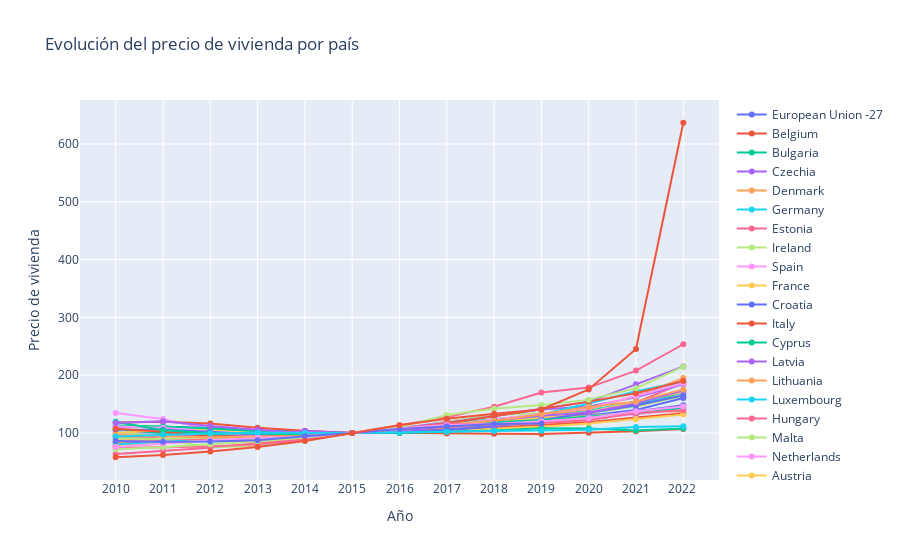

Notebook code for this chart:
### Markdown cell above
En el gráfico de barras que muestra la diferencia de precios entre 2022 y 2010 por país, podemos observar la evolución y disminución de los precios en Europa durante ese período.

Al analizar el gráfico, podemos destacar los siguientes puntos:

Algunos países presentan un aumento significativo en los precios, lo que indica un crecimiento económico en esos lugares. Estos países pueden representar oportunidades de inversión o mercados en expansión.

Por otro lado, algunos países muestran una disminución en los precios, lo que podría indicar una contracción económica o desafíos económicos internos. Estos países pueden requerir un análisis más profundo para comprender las razones detrás de la disminución de los precios.

También podemos identificar países que muestran una estabilidad en los precios, con una diferencia cercana a cero. Estos países pueden tener una economía más estable o una inflación controlada.

En general, el gráfico nos brinda una perspectiva visual de cómo han fluctuado los precios en los diferentes países de Europa entre 2022 y 2010. Esta información puede ser útil para identificar patrones económicos, tendencias de mercado y posibles oportunidades de inversión en la región.

Recuerda que este resumen es general y se basa en la interpretación visual del gráfico de barras. Para un análisis más detallado y preciso, puede ser necesario considerar otros factores y realizar un estudio más exhaustivo de los datos económicos y financieros.

### Code cell
import plotly.graph_objects as go
import plotly.offline as offline

# Crear una lista de trazos para almacenar las líneas de cada país
trazos = []

# Iterar sobre cada fila del DataFrame
for index, row in europa.iterrows():
    pais = index
    precio = row.astype(float)
    trazo = go.Scatter(x=europa.columns, y=precio, name=pais)
    trazos.append(trazo)

# Crear la figura y agregar los trazos
fig = go.Figure(data=trazos)

# Establecer los títulos de los ejes
fig.update_layout(title='Evolución del precio de vivienda por país', xaxis_title='Año', yaxis_title='Precio de vivienda')

# Mostrar la gráfica
fig.show()
fig.write_html("año_paisEU.png")

### Figure 1 — Plotly figure (JSON) as saved in the notebook; plotly's stock layout.template omitted (floating-point values rounded to 4 significant figures)
{"data": [{"name": "European Union -27", "type": "scatter", "x": ["2010", "2011", "2012", "2013", "2014", "2015", "2016", "2017", "2018", "2019", "2020", "2021", "2022 "], "y": [100.6, 101.2, 99.01, 97.22, 97.84, 100, 104.3, 109.2, 114.7, 120.2, 126.9, 137.5, 148.1]}, {"name": "Belgium", "type": "scatter", "x": ["2010", "2011", "2012", "2013", "2014", "2015", "2016", "2017", "2018", "2019", "2020", "2021", "2022 "], "y": [91.92, 95.61, 97.75, 98.9, 98.35, 100, 102.6, 106.4, 109.4, 113.8, 118.6, 127.1, 134.2]}, {"name": "Bulgaria", "type": "scatter", "x": ["2010", "2011", "2012", "2013", "2014", "2015", "2016", "2017", "2018", "2019", "2020", "2021", "2022 "], "y": [105.8, 99.98, 98.07, 95.92, 97.29, 100, 107.0, 116.3, 124.0, 131.4, 137.4, 149.3, 169.9]}, {"name": "Czechia", "type": "scatter", "x": ["2010", "2011", "2012", "2013", "2014", "2015", "2016", "2017", "2018", "2019", "2020", "2021", "2022 "], "y": [95.2, 95.3, 93.9, 93.9, 96.2, 100, 107.2, 119.7, 130, 141.9, 153.9, 184.2, 215.3]}, {"name": "Denmark", "type": "scatter", "x": ["2010", "2011", "2012", "2013", "2014", "2015", "2016", "2017", "2018", "2019", "2020", "2021", "2022 "], "y": [90.66, 89.12, 86.71, 90.09, 93.49, 100, 105.2, 110, 114.8, 117.5, 123.5, 138.0, 137.3]}, {"name": "Germany", "type": "scatter", "x": ["2010", "2011", "2012", "2013", "2014", "2015", "2016", "2017", "2018", "2019", "2020", "2021", "2022 "], "y": [83.9, 86.8, 89.8, 92.6, 95.5, 100, 107.5, 114.1, 121.7, 128.7, 138.7, 154.7, 162.9]}, {"name": "Estonia", "type": "scatter", "x": ["2010", "2011", "2012", "2013", "2014", "2015", "2016", "2017", "2018", "2019", "2020", "2021", "2022 "], "y": [63.9, 69.32, 74.37, 82.29, 93.58, 100, 104.8, 110.5, 117.1, 125.3, 132.8, 152.8, 186.8]}, {"name": "Ireland", "type": "scatter", "x": ["2010", "2011", "2012", "2013", "2014", "2015", "2016", "2017", "2018", "2019", "2020", "2021", "2022 "], "y": [106.0, 87.86, 76.04, 76.99, 89.72, 100, 107.5, 119.1, 131.3, 134.4, 134.8, 146.0, 164.0]}, {"name": "Spain", "type": "scatter", "x": ["2010", "2011", "2012", "2013", "2014", "2015", "2016", "2017", "2018", "2019", "2020", "2021", "2022 "], "y": [134.6, 124.3, 105.9, 96.24, 96.54, 100, 104.6, 111.1, 118.6, 124.7, 127.5, 132.2, 142.0]}, {"name": "France", "type": "scatter", "x": ["2010", "2011", "2012", "2013", "2014", "2015", "2016", "2017", "2018", "2019", "2020", "2021", "2022 "], "y": [99.74, 105.5, 104.9, 102.9, 101.4, 100, 101.0, 104.2, 107.3, 110.9, 116.6, 124.0, 131.9]}, {"name": "Croatia", "type": "scatter", "x": ["2010", "2011", "2012", "2013", "2014", "2015", "2016", "2017", "2018", "2019", "2020", "2021", "2022 "], "y": [110.5, 110.7, 108.9, 104.6, 103.0, 100, 100.9, 104.8, 111.1, 121.1, 130.4, 139.9, 160.7]}, {"name": "Italy", "type": "scatter", "x": ["2010", "2011", "2012", "2013", "2014", "2015", "2016", "2017", "2018", "2019", "2020", "2021", "2022 "], "y": [118.1, 119.7, 116.7, 109.1, 104, 100, 100.3, 99.2, 98.6, 98.5, 100.4, 103, 106.9]}, {"name": "Cyprus", "type": "scatter", "x": ["2010", "2011", "2012", "2013", "2014", "2015", "2016", "2017", "2018", "2019", "2020", "2021", "2022 "], "y": [112.9, 111.1, 107.7, 103.3, 101.5, 100, 100.3, 102.5, 104.3, 108.2, 108.0, 104.3, 107.7]}, {"name": "Latvia", "type": "scatter", "x": ["2010", "2011", "2012", "2013", "2014", "2015", "2016", "2017", "2018", "2019", "2020", "2021", "2022 "], "y": [80.35, 88.73, 91.36, 97.62, 103.5, 100, 108.5, 118.0, 129.3, 140.9, 145.8, 161.7, 184.2]}, {"name": "Lithuania", "type": "scatter", "x": ["2010", "2011", "2012", "2013", "2014", "2015", "2016", "2017", "2018", "2019", "2020", "2021", "2022 "], "y": [84.2, 89.77, 89.56, 90.65, 96.47, 100, 105.4, 114.8, 123.2, 131.6, 141.2, 163.8, 195.1]}, {"name": "Luxembourg", "type": "scatter", "x": ["2010", "2011", "2012", "2013", "2014", "2015", "2016", "2017", "2018", "2019", "2020", "2021", "2022 "], "y": [80.14, 83.09, 86.58, 90.89, 94.88, 100, 106.0, 112.0, 119.9, 132.0, 151.1, 172.2, 188.6]}, {"name": "Hungary", "type": "scatter", "x": ["2010", "2011", "2012", "2013", "2014", "2015", "2016", "2017", "2018", "2019", "2020", "2021", "2022 "], "y": [93.66, 90.45, 87.1, 84.87, 88.43, 100, 113.4, 127.2, 145.5, 170.2, 178.6, 208.0, 253.6]}, {"name": "Malta", "type": "scatter", "x": ["2010", "2011", "2012", "2013", "2014", "2015", "2016", "2017", "2018", "2019", "2020", "2021", "2022 "], "y": [91.04, 89.8, 92.54, 92.16, 94.51, 100, 105.5, 111.0, 117.5, 124.7, 128.9, 135.4, 144.4]}, {"name": "Netherlands", "type": "scatter", "x": ["2010", "2011", "2012", "2013", "2014", "2015", "2016", "2017", "2018", "2019", "2020", "2021", "2022 "], "y": [111.4, 109.2, 101.9, 95.75, 96.53, 100, 105.0, 112.9, 123.6, 132.6, 142.8, 164.2, 186.3]}, {"name": "Austria", "type": "scatter", "x": ["2010", "2011", "2012", "2013", "2014", "2015", "2016", "2017", "2018", "2019", "2020", "2021", "2022 "], "y": [76.8, 81.6, 87.57, 92.1, 95.33, 100, 108.5, 114.3, 119.6, 126.6, 136.3, 153.3, 171.1]}, {"name": "Poland", "type": "scatter", "x": ["2010", "2011", "2012", "2013", "2014", "2015", "2016", "2017", "2018", "2019", "2020", "2021", "2022 "], "y": [105.6, 105.7, 102.0, 97.54, 98.5, 100, 101.9, 105.8, 112.7, 122.5, 135.4, 147.8, 165.2]}, {"name": "Portugal", "type": "scatter", "x": ["2010", "2011", "2012", "2013", "2014", "2015", "2016", "2017", "2018", "2019", "2020", "2021", "2022 "], "y": [107.4, 102.1, 94.87, 93.09, 97.04, 100, 107.1, 117.0, 129.0, 141.9, 154.3, 168.8, 190.2]}, {"name": "Romania", "type": "scatter", "x": ["2010", "2011", "2012", "2013", "2014", "2015", "2016", "2017", "2018", "2019", "2020", "2021", "2022 "], "y": [119.5, 104.8, 99.51, 99.26, 97.22, 100, 106.0, 112.4, 118.6, 122.7, 128.4, 134.1, 143.7]}, {"name": "Slovenia", "type": "scatter", "x": ["2010", "2011", "2012", "2013", "2014", "2015", "2016", "2017", "2018", "2019", "2020", "2021", "2022 "], "y": [117.2, 120.4, 112.1, 106.2, 99.2, 100, 103.2, 111.8, 121.5, 129.7, 135.7, 151.3, 173.6]}, {"name": "Slovakia", "type": "scatter", "x": ["2010", "2011", "2012", "2013", "2014", "2015", "2016", "2017", "2018", "2019", "2020", "2021", "2022 "], "y": [96.78, 95.33, 92.75, 93.59, 94.91, 100, 106.7, 113.0, 121.3, 132.4, 145.1, 154.3, 175.5]}, {"name": "Finland", "type": "scatter", "x": ["2010", "2011", "2012", "2013", "2014", "2015", "2016", "2017", "2018", "2019", "2020", "2021", "2022 "], "y": [93.88, 96.87, 99.21, 100.3, 100, 100, 101.3, 102.4, 103.3, 103.8, 105.6, 110.5, 111.8]}, {"name": "Sweden", "type": "scatter", "x": ["2010", "2011", "2012", "2013", "2014", "2015", "2016", "2017", "2018", "2019", "2020", "2021", "2022 "], "y": [73.97, 75.87, 76.83, 80.79, 88.4, 100, 108.2, 115.4, 114.3, 117.2, 122.1, 134.5, 139.2]}, {"name": "Iceland", "type": "scatter", "x": ["2010", "2011", "2012", "2013", "2014", "2015", "2016", "2017", "2018", "2019", "2020", "2021", "2022 "], "y": [72.02, 75.36, 80.57, 85.21, 92.39, 100, 109.8, 131.2, 142.0, 148.3, 157.8, 177.6, 214.8]}, {"name": "Norway", "type": "scatter", "x": ["2010", "2011", "2012", "2013", "2014", "2015", "2016", "2017", "2018", "2019", "2020", "2021", "2022 "], "y": [75.77, 81.95, 87.48, 91.24, 93.74, 100, 107.9, 113.8, 115.5, 120.2, 126.1, 137.7, 145.7]}, {"name": "Switzerland", "type": "scatter", "x": ["2010", "2011", "2012", "2013", "2014", "2015", "2016", "2017", "2018", "2019", "2020", "2021", "2022 "], "y": [null, null, null, null, null, null, null, null, null, null, null, null, null]}, {"name": "United Kingdom", "type": "scatter", "x": ["2010", "2011", "2012", "2013", "2014", "2015", "2016", "2017", "2018", "2019", "2020", "2021", "2022 "], "y": [86.15, 84.88, 85.2, 87.39, 94.4, 100, 107.0, 111.9, 115.5, 116.7, null, null, null]}, {"name": "Türkiye", "type": "scatter", "x": ["2010", "2011", "2012", "2013", "2014", "2015", "2016", "2017", "2018", "2019", "2020", "2021", "2022 "], "y": [58.11, 62.14, 68.03, 75.79, 86.11, 100, 113.3, 124.8, 133.4, 140.6, 175.5, 245.4, 636.7]}], "layout": {"title": {"text": "Evolución del precio de vivienda por país"}, "xaxis": {"title": {"text": "Año"}}, "yaxis": {"title": {"text": "Precio de vivienda"}}}}
